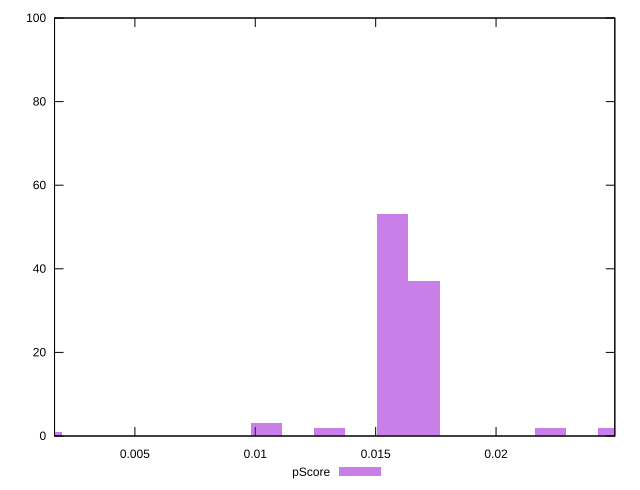

The script that saved this image:
reset

$pScore <<EOF
0.01701756016267718 37
0.015708517073240474 53
0.010472344715493648 3
0.024871818699297416 2
0.022253732520424004 2
0.01309043089436706 2
0.001309043089436706 1
EOF

set key outside below
set boxwidth 0.001309043089436706
set xrange [0.0016636017153836558:0.02493181557551416]
set yrange [0:100]
set trange [0:100]
set style fill transparent solid 0.5 noborder
set terminal svg size 640, 490 enhanced background rgb 'white'
set output "report_00009_2021-02-08T22-37-41.559Z/cumulative-layout-shift/samples/pages+cached+noadtech+nomedia/pScore/histogram.svg"

plot $pScore title "pScore" with boxes

reset
